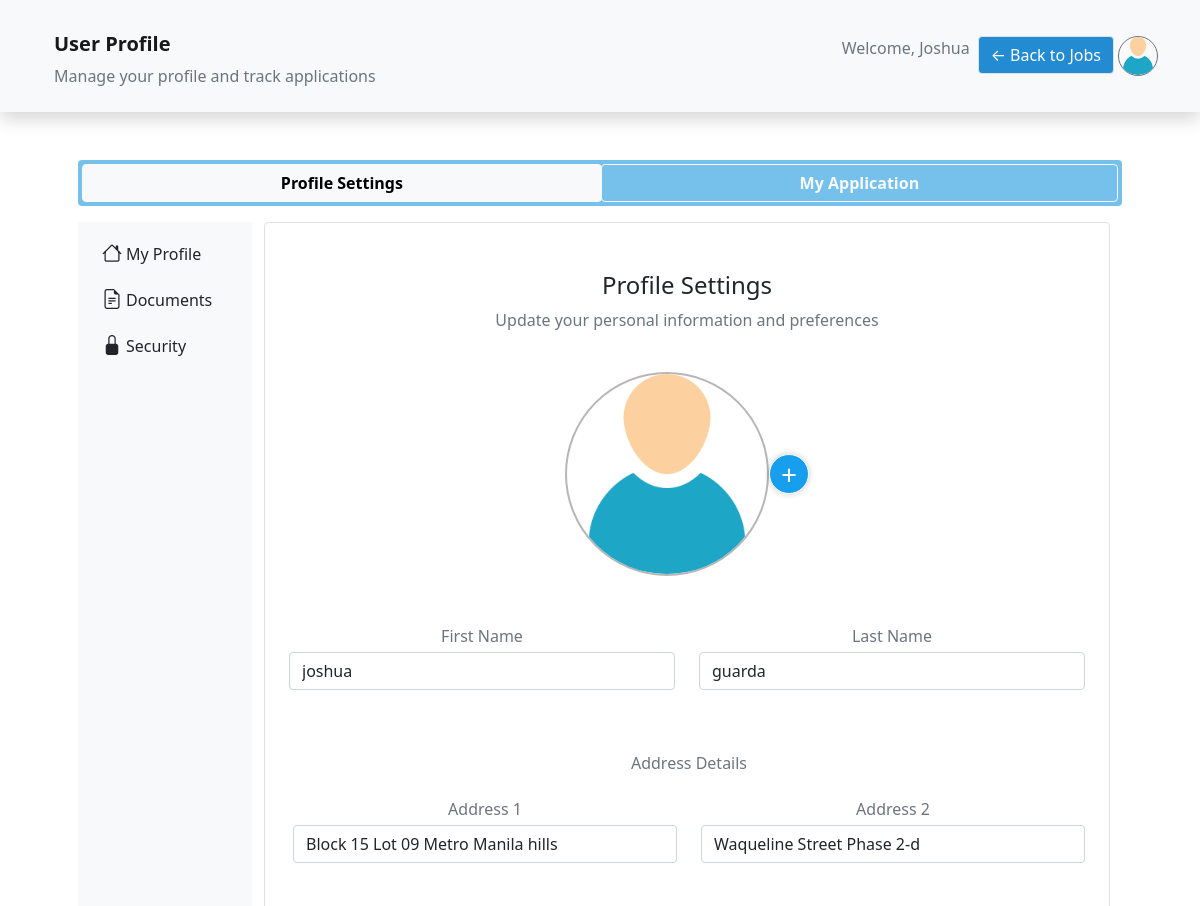
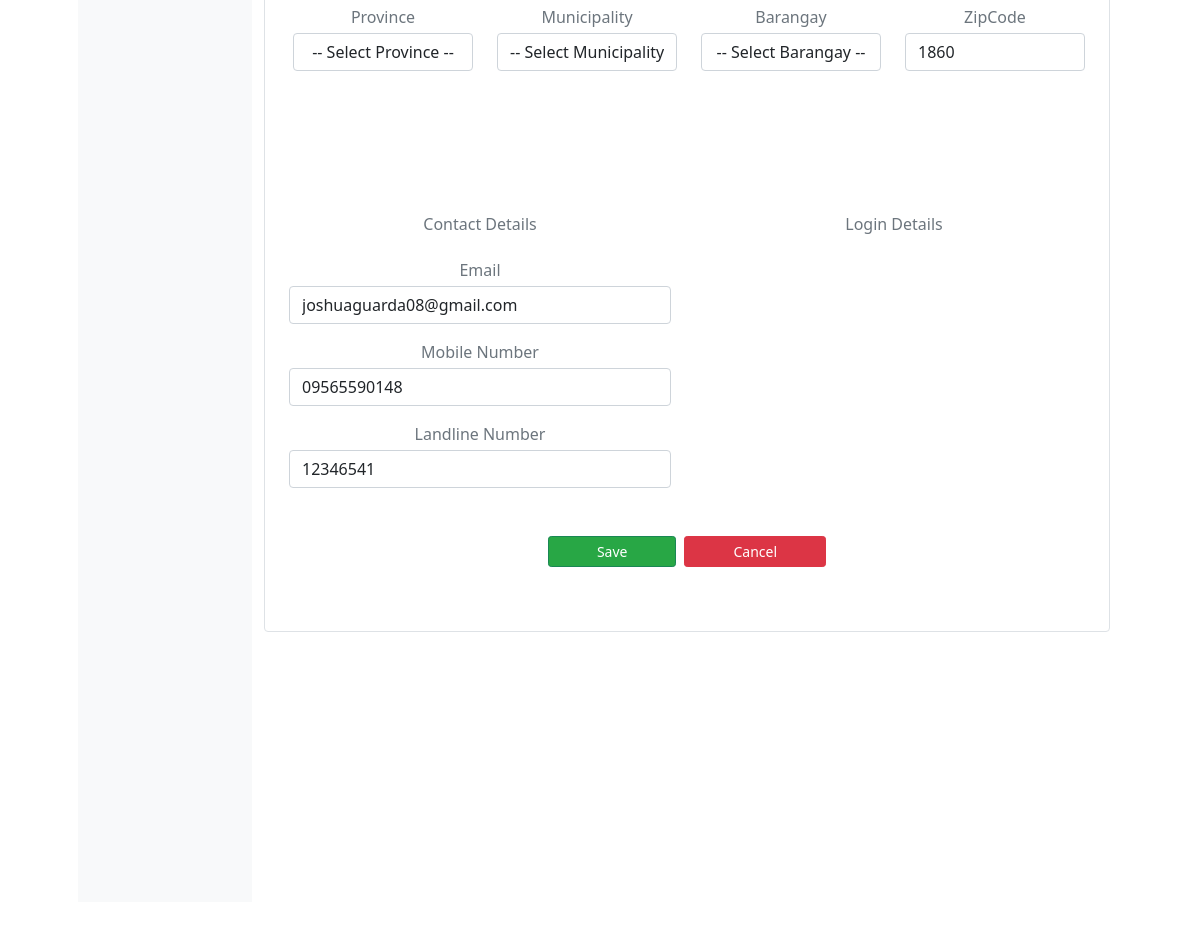
Screenshot of /public/ (signed in) with the database file from the repository (2 pictures, top to bottom).
### my_app/models.py (models this page shows, shortened)
class Users(db.Model,UserMixin):
    id = db.Column(db.Integer(),primary_key=True)
    firstname=db.Column(db.String(length=30),nullable=False)
    lastname=db.Column(db.String(length=30),nullable=False)
    email_address=db.Column(db.String(length=50),nullable=False,unique=True)
    password_hash=db.Column(db.String(length=30),nullable=False)
    address_1 = db.Column(db.String(length=100),nullable=True)
    address_2 = db.Column(db.String(length=100),nullable=True)
    zipcode = db.Column(db.Integer(),nullable=True)
    mobile_number = db.Column(db.String(length=11),nullable=True)
    phone_number = db.Column(db.String(length=8),nullable=True)
    profile_picture =db.Column(db.String(),nullable=True)
    department_id =db.Column(db.Integer(),db.ForeignKey('department.id'))
    department = db.relationship('Department')
    user_type_id = db.Column(db.Integer(),db.ForeignKey('usertype.id'))
    user_type = db.relationship('Usertype')
    brgy_id = db.Column(db.Integer(),db.ForeignKey('barangay.id'))
    barangay = db.relationship('Barangay')
    munci_id = db.Column(db.Integer(),db.ForeignKey('municipality.id'))
    municipality = db.relationship('Municipality')
    prov_id = db.Column(db.Integer(),db.ForeignKey('province.id'))
    province= db.relationship('Province')
    creation_date = db.Column(db.Date(),nullable=False)
    write_date =  db.Column(db.Date(),nullable=False)
    @property
    def password(self):
        raise AttributeError("Password is write-only.")

### my_app/routes.py (the view, shortened to what this page needs)
@app.route('/public/', methods=["GET", "POST"])
@login_required
def public_dashboard():
    form = PersonalInfoForm(obj=current_user)
    change_pw_form= ChangePasswordFormInSecurity()
    form.prov_id.choices = [('', '-- Select Province --')] + sorted(
        [(prov['provCode'], prov['provDesc']) for prov in PROVINCE_DATA],
        key=lambda x: x[1].lower()
    )
    selected_prov = form.prov_id.data or current_user.prov_id
    selected_muni = form.munci_id.data or current_user.munci_id
    if selected_prov:
        form.munci_id.choices = [('', '-- Select Municipality --')] + sorted(
            [(m['citymunCode'], m['citymunDesc']) for m in MUNICIPALITY_DATA if m['provCode'] == selected_prov],
            key=lambda x: x[1].lower()
        )
    else:
        form.munci_id.choices = [('', '-- Select Municipality --')]
    if selected_muni:
        form.brgy_id.choices = [('', '-- Select Barangay --')] + sorted(
            [(b['brgyCode'], b['brgyDesc']) for b in BARANGAY_DATA if b['citymunCode'] == selected_muni],
            key=lambda x: x[1].lower()
        )
    else:
        form.brgy_id.choices = [('', '-- Select Barangay --')]
    if change_pw_form.errors:
        for err_msg in change_pw_form.errors.values():
            flash(f'Error: {err_msg}', category='danger')
    if form.errors:
        for err_msg in form.errors.values():
            flash(f'Error: {err_msg}', category='danger')
    if current_user.user_type.name != "public":
        return redirect(url_for("home_page"))
    return render_template('public/public_dashboard.html', show_navbar=False, form=form, change_pw_form=change_pw_form)

### my_app/templates/public/public_dashboard.html (shortened to what this page needs)
{% extends "dashboard/base_dashboard.html"%}
{% block nav %}
<li class="nav-item px-1">
    <span class="text-muted UserProf">Welcome, {{ current_user.firstname|capitalize }} </span>
</li>
<li class="nav-item px-1">
    <button id="nav-btn" type="button" class="btn btn-light fw-normal border" onclick="location.href='{{ url_for('career_page') }}'">
    ← Back to Jobs
    </button>
</li>
<li class="nav-item">
    <div class="dropdown">
       <button class="btn btn-light border border-secondary rounded-circle p-0 d-lg-flex"
                type="button"
                id="dropdownMenuButton2"
                data-bs-toggle="dropdown"
                aria-expanded="false">
            <img id="avatar-icon"
                src="{{ url_for('static', filename='uploads/avatars/' ~ current_user.profile_picture) if current_user.profile_picture else url_for('static', filename='builtin/icons/person.png') }}"
                onerror="this.onerror=null; this.src='{{ url_for('static', filename='builtin/icons/person.png') }}';"
                class="rounded-circle"
                width="40"
                height="40"
                alt="User Avatar">
        </button>
    </div>
</li>
{% endblock%}
{% block section %}
<div class="container p-5">
    <div id='btn-group-container' class="container-fluid p-1 mb-3 rounded btn-group-container">
        <div class="btn-group  w-100" role="group" aria-label="Form Navigation">
            <button type="button" class="btn btn-outline-light fw-bold rounded active" id="btn-personal">Profile Settings</button>
            <button type="button" class="btn btn-outline-light fw-bold rounded" id="btn-application">My Application</button>
        </div>
    </div>
    <div class="container-fluid overflow-hidden">
        <div id="profile-nav" class="row vh-100 overflow-auto">
            <div class="col-12 col-lg-2 px-sm-2 px-0 bg-light d-flex sticky-top profile-sidebar-sticky gap-2 nowrap">
                <div class="d-flex flex-sm-column flex-row flex-grow-1 align-items-center align-items-sm-start px-3 py-2 text-white">
                    <ul class="nav nav-pills flex-sm-column flex-row flex-nowrap flex-shrink-1 flex-sm-grow-0 flex-grow-1 mb-sm-auto mb-0 justify-content-center align-items-center align-items-sm-start" id="menu">
                        <li>
                            <a href="{{ url_for('public_dashboard')}}" class="nav-link px-sm-0 text-dark px-2">
                                <i class="fs-5 bi-house"></i><span class="ms-1 d-none d-sm-inline">My Profile</span></a>
                        </li>
                        <li>
                            <a href="#" id="Documents" class="nav-link px-sm-0 text-dark px-2">
                                <i class="fs-5 bi-file-earmark-text"></i><span class="ms-1 d-none d-sm-inline">Documents</span> </a>
                        </li>
                        <li class="nav-item ">
                            <a href="#" id="SecurityPassword" class="nav-link px-sm-0 px-2 text-dark">
                                <i class="fs-5 bi-lock-fill"></i><span class="ms-1 d-none d-sm-inline">Security</span>
                            </a>
                        </li>
                    </ul>
                </div>
            </div>
            <div class="col d-flex flex-column h-sm-100">
                <div id="section-personal" class="form-section container-fluid border rounded py-5">
                    <div class="d-flex flex-column align-items-center justify-content-center pb-4">
                        <h4>Profile Settings</h4>
                        <p class="text-muted text-center">Update your personal information and preferences</p>
                    </div>
                    <form method="POST" enctype="multipart/form-data">
                        <div class="container d-none d-sm-block">
                            <div class="avatar pb-5 ">
                                <div id="avatar-container">
                                    <img id="avatar-preview" src="
                                        {% if current_user.profile_picture %}
                                        {{ url_for('static', filename='uploads/avatars/'~ current_user.profile_picture)}}
                                        {% else %}
                                        {{ url_for('static', filename='builtin/icons/person.png')}}
                                        {% endif %}"
                                        alt="Avatar"
                                        onerror="this.onerror=null; this.src='{{ url_for('static', filename='builtin/icons/person.png') }}'">
                                </div>
                                <label for="avatar-upload" class="upload-label">
                                        <span class="upload-icon">+</span>
                                </label>
                            </div>
                        </div>
                        <div class="row row-cols-1 row-cols-lg-2 mb-3 text-muted">
                            <div class="col text-center">
                                {{ form.firstname.label(class="mb-1") }}
                                {{ form.firstname(class="form-control", placeholder="Juan") }}
                            </div>
                            <div class="col text-center">
                                {{ form.lastname.label(class="mb-1") }}
                                {{ form.lastname(class="form-control", placeholder="Dela Cruz") }}
                            </div>
                        </div>
                        <div class="row">
                            <div class="col text-center text-muted py-5 ps-lg-3">
                                <h6 class="mb-4">Address Details</h6>
                                <div class="row row-cols-1 row-cols-lg-2 mb-5 text-muted">
                                    <div class="col text-center">
                                        {{ form.address_1.label(class="mb-1") }}
                                        {{ form.address_1(class="form-control", placeholder="Block # / Lot #") }}
                                    </div>
                                    <div class="col text-center">
                                        {{ form.address_2.label(class="mb-1") }}
                                        {{ form.address_2(class="form-control", placeholder="Street / Phase ") }}
                                    </div>
                                </div>
                                <div class="row row-cols-1 row-cols-lg-4 mb-5 text-muted">
                                    <div class="col text-center">
                                        {{ form.prov_id.label(class="mb-1") }}
                                        {{ form.prov_id(id="prov_id", class="form-control text-center") }}
                                    </div>
                                    <div class="col text-center">
                                        {{ form.munci_id.label(class="mb-1") }}
                                        {{ form.munci_id(id="munci_id", class="form-control text-center") }}
                                    </div>
                                    <div class="col text-center">
                                        {{ form.brgy_id.label(class="mb-1") }}
                                        {{ form.brgy_id(id="brgy_id", class="form-control text-center") }}
                                    </div>
                                    <div class="col text-center">
                                        {{ form.zipcode.label(class="mb-1") }}
                                        {{ form.zipcode(class="form-control") }}
                                    </div>
                                </div>
                            </div>
                        </div>
                        <div class="row">
                            <div class="col-12 col-lg-6 text-center text-muted py-5 pe-lg-3">
                                <h6 class="mb-4">Contact Details</h6>
                                <div class="mb-3">
                                    {{ form.email_address.label(class="mb-1") }}
                                    {{ form.email_address(class="form-control", placeholder="your@email.com") }}
                                </div>
                                <div class="mb-3">
                                    {{ form.mobile_number.label(class="mb-1") }}
                                    {{ form.mobile_number(class="form-control", placeholder="+63*") }}
                                </div>
                                <div>
                                    {{ form.phone_number.label(class="mb-1") }}
                                    {{ form.phone_number(class="form-control", placeholder="0000-0000") }}
                                </div>
                            </div>
                            <div class="col-12 col-lg-6 text-center text-muted py-5 ps-lg-3">
                                <h6 class="mb-4">Login Details</h6>
                            </div>
                        </div>
                        <div class="d-flex flex-column-sm align-items-center justify-content-center gap-2 mb-3 w-100">
                            {{form.update(class="btn btn-sm btn-outline-success text-success px-5")}}
                            {{form.cancel (class="btn btn-sm btn-outline-danger text-danger px-5")}}
                        </div>
                    </form>
                </div>
            </div>
        </div>
    </div>
</div>
{% endblock%}

### my_app/templates/dashboard/base_dashboard.html (shortened to what this page needs)
{% extends "base.html"%}
{% block content %}
    <nav class="navbar navbar-expand-lg navbar-light bg-light shadow p-4 custom-nav-class">
        <div class="container">
            {% if current_user.user_type.name=='admin' or current_user.user_type.name=='internal'%}
                <div class="d-flex w-100 justify-content-between align-items-center position-relative">
                    <button class="btn btn-light d-flex justify-content-center align-items-center p-2 dashboard_side_btn" type="button" data-bs-toggle="offcanvas" data-bs-target="#offcanvasScrolling" aria-controls="offcanvasScrolling">
                        <img src="{{ url_for('static', filename='builtin/icons/menu-button.png') }}" width="20" alt="Menu Icon">
                    </button>
                    <div class="position-absolute start-50 translate-middle-x text-center">
                        <a class="navbar-brand fw-bold mb-0 text-dark" href="{{ url_for('admin_dashboard') }}">
                            <span>{{ current_user.user_type|capitalize }}</span> Dashboard
                        </a>
                        <div class="text-muted small">Welcome back, {{ current_user.firstname|capitalize }}</div>
                    </div>
                    <button class="navbar-toggler" type="button" data-bs-toggle="collapse" data-bs-target="#navbarNavAltMarkup" aria-controls="navbarNavAltMarkup" aria-expanded="false" aria-label="Toggle navigation">
                        <span class="navbar-toggler-icon"></span>
                    </button>
                </div>
            {% else %}
                <div class="container-fluid">
                    <div class="d-flex justify-content-between align-items-center">
                        <div class="d-flex flex-column w-75">
                            <a class="navbar-brand fw-bold" href="{{url_for('admin_dashboard')}}">User Profile</a>
                            <span class="text-sm text-muted UserProf">Manage your profile and track applications</span>
                        </div>
                    </div>
                </div>
            {% endif %}
            <div class="collapse navbar-collapse justify-content-center custom-nav-list-dashboard text-nowrap" id="navbarNavAltMarkup">
                <ul class="navbar-nav ms-auto">
                    {% block nav%}
                    {% endblock%}
                </ul>
            </div>
        </div>
    </nav>
    <section class="main-content">
    {% block section %}
    {% endblock%}
    </section>
{% endblock%}

### my_app/templates/base.html (shortened to what this page needs)
<!DOCTYPE html>
<html lang="en">
<head>
    <link href="https://cdn.jsdelivr.net/npm/bootstrap@5.0.2/dist/css/bootstrap.min.css" rel="stylesheet">
    <link href="https://use.fontawesome.com/releases/v5.6.3/css/all.css" rel="stylesheet">
    <link rel="stylesheet" href="https://cdn.jsdelivr.net/npm/bootstrap-icons@1.3.0/font/bootstrap-icons.css">
    <link href="https://cdn.jsdelivr.net/npm/remixicon@3.2.0/fonts/remixicon.css" rel="stylesheet">
    <link href="https://cdn.datatables.net/1.13.8/css/dataTables.bootstrap5.min.css" rel="stylesheet">
    <link rel="stylesheet" href="https://cdn.datatables.net/select/1.7.0/css/select.bootstrap5.min.css" />
    <link href="https://cdn.jsdelivr.net/npm/x-editable-bs5@1.5.8/dist/bootstrap5-editable/css/bootstrap-editable.css" rel="stylesheet">
    <link rel= "stylesheet" href= "{{ url_for('static',filename='style.css') }}">
</head>
<body>
    {% block content%}
    {% endblock%}
</body>
</html>

### rows the page displays
Users: firstname "Joshua", firstname "joshua", lastname "guarda", address_1 "Block 15 Lot 09 Metro Manila hills", address_2 "Waqueline Street Phase 2-d", prov_id "-- Select Province --", munci_id "-- Select Municipality --", brgy_id "-- Select Barangay --", zipcode "1860", email_address "joshuaguarda08@gmail.com", mobile_number "09565590148", phone_number "12346541"
